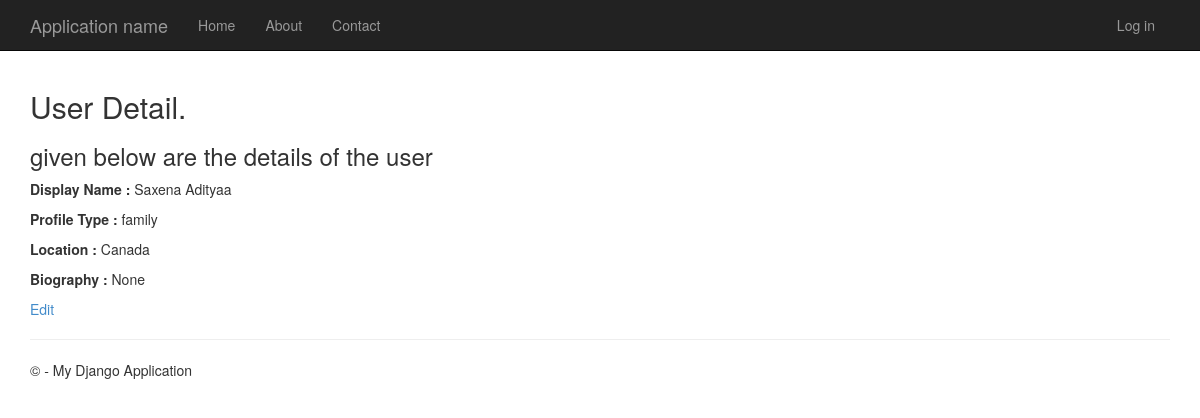
The app's page /profile/1 with its own data.
### app/models.py (models this page shows, shortened)
class Profile(models.Model):
    OPTIONS_PROFILE_TYPE = (
        ('single', 'Single'),
        ('family', 'Family'),
    )
    OPTIONS_LOCATIONS = (
        ('India', 'India'),
        ('Canada', 'Canada'),
    )
    user = models.OneToOneField(User, on_delete=models.CASCADE, help_text='User Name')
    display_name = models.CharField(null=True, max_length = 16, help_text='Optional Display Name' )
    profile_type = models.CharField(null=True, choices=OPTIONS_PROFILE_TYPE, max_length=10)
    location = models.CharField(null=True, max_length = 30, choices=OPTIONS_LOCATIONS, help_text='Optional Location')
    biography = models.CharField(null=True, blank=True, max_length = 500, help_text='Optional Biography')
    """ Future Fields"""
    class Meta:
        ordering = ['profile_type']

### app/views.py (the view)
# urls.py: path('profile/<int:pk>', views.ProfileDetailView.as_view(), name='detail'),
class ProfileDetailView(DetailView):
    model = Profile
    def get_context_data(self, **kwargs):
        context = super(ProfileDetailView, self).get_context_data(**kwargs)
        context['title'] = 'User Detail'
        context['message'] = 'given below are the details of the user'
        return context

### app/templates/app/profile_detail.html
﻿{% extends "app/layout.html" %}
{% block content %}
<h2>{{ title }}.</h2>
<h3>{{ message }}</h3>
    <p><b>Display Name :</b> {{object.display_name}} </p>
    <p><b>Profile Type :</b> {{object.profile_type}}</p>
    <p><b>Location     :</b> {{object.location}} </p>
    <p><b>Biography    :</b> {{object.biography}}</p>
    <p><a href= "{% url 'update'  object.id  %}">Edit </a></p>
{% endblock %}

### app/static/app/content/site.css (style rules this page uses)
body { padding-top: 50px; padding-bottom: 20px; }

### records on screen
Profile: display_name "Saxena Adityaa", profile_type "family", location "Canada", biography "None"

### other values on screen
{{ title }} "User Detail"
{{ message }} "given below are the details of the user"
